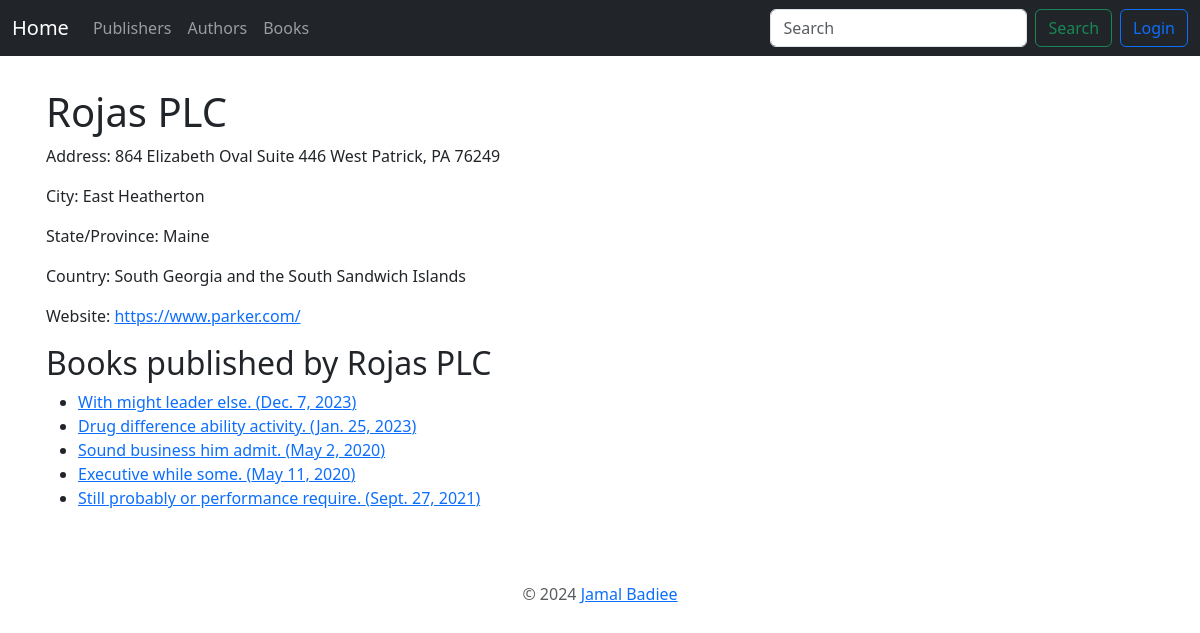
/publishers/15/, run on the app's committed database.
### book_app/models.py (models this page shows, shortened)
class Publisher(models.Model):
    name = models.CharField(max_length=30)
    address = models.CharField(max_length=100)
    city = models.CharField(max_length=100)
    state_province = models.CharField(max_length=100)
    country = models.CharField(max_length=50)
    website = models.URLField()
    class Meta:
        ordering = ["-id"]

class Book(models.Model):
    title = models.CharField(max_length=100)
    authors = models.ManyToManyField("Author")
    cover = models.ImageField(upload_to="book_covers", null=True, blank=True)
    publisher = models.ForeignKey(Publisher, on_delete=models.PROTECT)
    publication_date = models.DateField()
    class Meta:
        ordering = ["-id"]

### book_app/views.py (the view)
# urls.py: path('publishers/<int:pk>/', PublisherDetailView.as_view(),
class PublisherDetailView(DetailView):
    model = Publisher
    context_object_name = 'publisher'
    def get_context_data(self, **kwargs):
        context = super().get_context_data(**kwargs)
        context['books'] = Book.objects.filter(publisher=self.object)
        return context

### book_app/templates/book_app/publisher_detail.html (shortened to what this page needs)
{% extends 'book_app/base.html' %}
{% block content %}
<h1>{{ publisher.name }}</h1>
<p>Address: {{ publisher.address }}</p>
<p>City: {{ publisher.city }}</p>
<p>State/Province: {{ publisher.state_province }}</p>
<p>Country: {{ publisher.country }}</p>
<p>Website: <a href="{{ publisher.website }}">{{ publisher.website }}</a></p>
<h2>Books published by {{ publisher.name }}</h2>
<ul>
    {% for book in books %}
    <li><a href="{% url 'book_app:book_detail' book.pk %}">{{ book.title }} ({{ book.publication_date }})</a></li>
    {% empty %}
    <li>No books found for this publisher.</li>
    {% endfor %}
</ul>
{% endblock %}

### data on the page
Publisher: name "Rojas PLC", address "864 Elizabeth Oval Suite 446 West Patrick, PA 76249", city "East Heatherton", state_province "Maine", country "South Georgia and the South Sandwich Islands", website "https://www.parker.com/"
Book: title "With might leader else.", publication_date "Dec. 7, 2023"
Book: title "Drug difference ability activity.", publication_date "Jan. 25, 2023"
Book: title "Sound business him admit.", publication_date "May 2, 2020"
Book: title "Executive while some.", publication_date "May 11, 2020"
Book: title "Still probably or performance require.", publication_date "Sept. 27, 2021"
